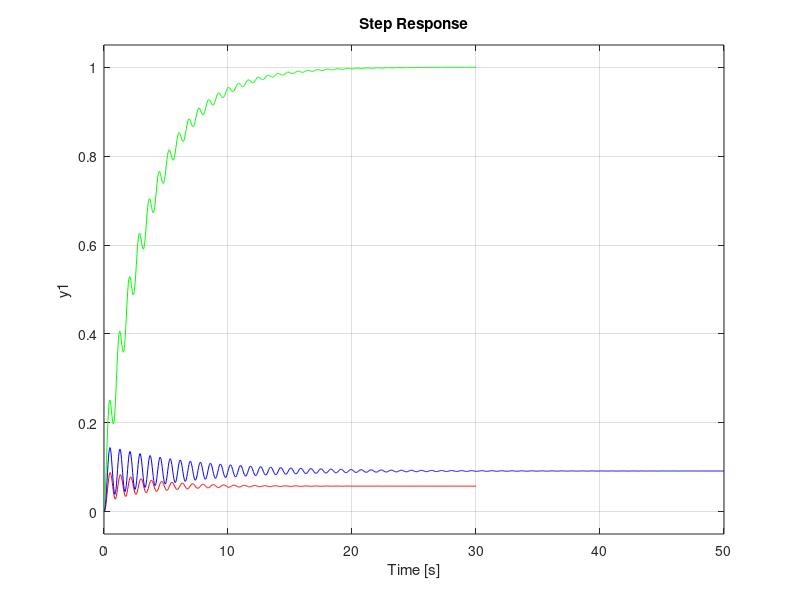

MATLAB code for this plot: (Note: this script raises an error after producing the figure.)
clc 
clear all %Bu ve üstteki clc beraber kullanılıldığında script çalıştırırken önceki değişkenlei workspaceden siler

num = [1 18]; % Transfer fonksiyonun pay kısmı
den = [1 6 60 312]; % Transfer fonksiyonun payda  kısmı
T = tf(num,den) % Transfer fonksiyonu oluşturan tf fonksiyonu bunda ; yok çünkü terminalde görmek istiyorum transfer fonksiyonunu

Kp = 2.1; % P değeri
Ki = 5.327; % I değeri
Kd = 0.2069; % D değeri

G1 = pid(Kp, Ki, Kd); % PID
G2 = pid(1.75,0,0); %P kontrolcüsü pid değeri

Tp = feedback(G2*T,1) %Sadece P kontrolcülü kapalı çevrim sistem
F = feedback(G1*T,1) % Kapalı çevrim Fonksiyonu


step(F,'g') %birim basamak cevap pid
hold on
step(T,'r') %birim basamak cevap açık çevrim
hold on
step(Tp,'b') %birim basamak cevap p kontrolcu

PID = bandwidth(F)% PID bant genişliği
O = bandwidth(T) % Açık çevrim bant genişliği
P = bandwidth(Tp) % P kontrolcülü bant genişliği

grid on
